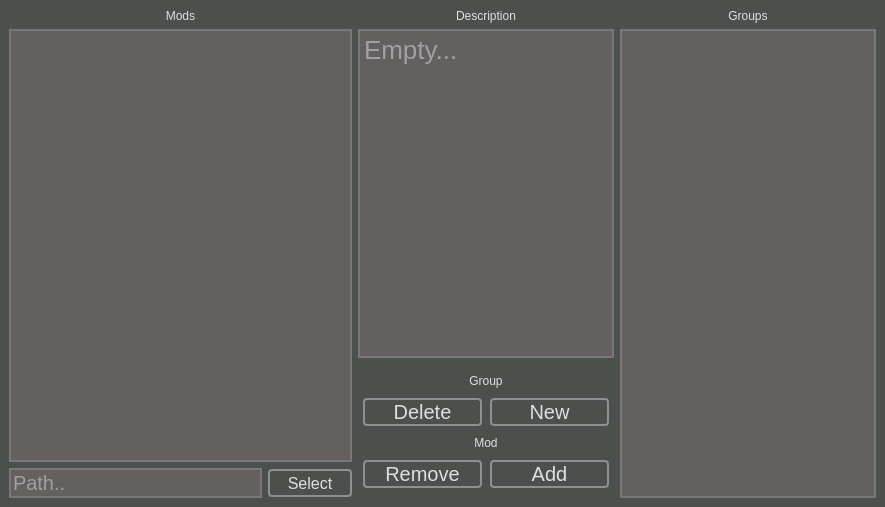
<?xml version="1.0" encoding="UTF-8"?>
<ui version="4.0">
 <class>JarOfMods</class>
 <widget class="QMainWindow" name="JarOfMods">
  <property name="enabled">
   <bool>true</bool>
  </property>
  <property name="geometry">
   <rect>
    <x>0</x>
    <y>0</y>
    <width>885</width>
    <height>507</height>
   </rect>
  </property>
  <property name="font">
   <font>
    <pointsize>22</pointsize>
    <italic>false</italic>
    <bold>false</bold>
   </font>
  </property>
  <property name="cursor">
   <cursorShape>ArrowCursor</cursorShape>
  </property>
  <property name="windowTitle">
   <string>Jar of Mods</string>
  </property>
  <property name="autoFillBackground">
   <bool>false</bool>
  </property>
  <property name="styleSheet">
   <string notr="true">QMainWindow, QWidget{
	background-color:rgb(75, 80, 77);
}

QListWidget, QTextEdit, QLineEdit{
	background-color: rgb(100, 96, 96);
	border: 2px solid rgb(120, 120, 120);
}

*{
	font: 300 22pt &quot;Bahnschrift Light&quot;;
	color: rgb(222, 222, 222);
}

QLineEdit{
	font-size: 20px;
}

QTextEdit{
	font-size: 26px;
}

QPushButton{
	font-size: 20px;
 	border: 2px solid #8f8f91;
    border-radius: 4px;
    min-width: 80px;
	min-height: 24px;
}

QPushButton#selectModsFolderButton{
	font-size: 16px;
}

QPushButton:pressed{
	border-style: solid;
	border-width: 1px;
}

QPushButton[styleColor=&quot;green&quot;]{
	background-color: rgb(53, 99, 50);
}

QPushButton[styleColor=&quot;red&quot;]{
	background-color: rgb(113, 53, 54);
}

QPushButton[styleColor=&quot;blue&quot;]{
	background-color: rgb(73, 83, 153);
}

QPushButton[styleColor=&quot;orange&quot;]{
	background-color: rgb(117, 82, 51);
}
QPushButton:disabled{
	background-color: rgb(102, 102, 102)
}</string>
  </property>
  <property name="documentMode">
   <bool>false</bool>
  </property>
  <widget class="QWidget" name="centralwidget">
   <property name="enabled">
    <bool>true</bool>
   </property>
   <property name="autoFillBackground">
    <bool>false</bool>
   </property>
   <property name="locale">
    <locale language="English" country="UnitedStates"/>
   </property>
   <layout class="QHBoxLayout" name="horizontalLayout_2">
    <item>
     <layout class="QVBoxLayout" name="section_mods" stretch="0,1,0">
      <item>
       <widget class="QLabel" name="modsLabel">
        <property name="sizePolicy">
         <sizepolicy hsizetype="Minimum" vsizetype="Maximum">
          <horstretch>0</horstretch>
          <verstretch>0</verstretch>
         </sizepolicy>
        </property>
        <property name="mouseTracking">
         <bool>true</bool>
        </property>
        <property name="text">
         <string notr="true">Mods</string>
        </property>
        <property name="textFormat">
         <enum>Qt::AutoText</enum>
        </property>
        <property name="scaledContents">
         <bool>false</bool>
        </property>
        <property name="alignment">
         <set>Qt::AlignCenter</set>
        </property>
        <property name="wordWrap">
         <bool>false</bool>
        </property>
       </widget>
      </item>
      <item>
       <widget class="QListWidget" name="modsListWidget">
        <property name="enabled">
         <bool>true</bool>
        </property>
        <property name="sizePolicy">
         <sizepolicy hsizetype="Minimum" vsizetype="Minimum">
          <horstretch>0</horstretch>
          <verstretch>0</verstretch>
         </sizepolicy>
        </property>
        <property name="cursor" stdset="0">
         <cursorShape>ArrowCursor</cursorShape>
        </property>
        <property name="mouseTracking">
         <bool>true</bool>
        </property>
        <property name="focusPolicy">
         <enum>Qt::ClickFocus</enum>
        </property>
        <property name="autoFillBackground">
         <bool>false</bool>
        </property>
        <property name="frameShape">
         <enum>QFrame::StyledPanel</enum>
        </property>
        <property name="editTriggers">
         <set>QAbstractItemView::AllEditTriggers</set>
        </property>
        <property name="tabKeyNavigation">
         <bool>true</bool>
        </property>
        <property name="dragDropMode">
         <enum>QAbstractItemView::NoDragDrop</enum>
        </property>
        <property name="defaultDropAction">
         <enum>Qt::IgnoreAction</enum>
        </property>
        <property name="alternatingRowColors">
         <bool>false</bool>
        </property>
        <property name="selectionMode">
         <enum>QAbstractItemView::MultiSelection</enum>
        </property>
        <property name="selectionBehavior">
         <enum>QAbstractItemView::SelectRows</enum>
        </property>
        <property name="textElideMode">
         <enum>Qt::ElideNone</enum>
        </property>
        <property name="verticalScrollMode">
         <enum>QAbstractItemView::ScrollPerPixel</enum>
        </property>
        <property name="horizontalScrollMode">
         <enum>QAbstractItemView::ScrollPerPixel</enum>
        </property>
        <property name="movement">
         <enum>QListView::Free</enum>
        </property>
        <property name="selectionRectVisible">
         <bool>false</bool>
        </property>
        <property name="sortingEnabled">
         <bool>true</bool>
        </property>
       </widget>
      </item>
      <item>
       <layout class="QHBoxLayout" name="horizontalLayout_4">
        <item>
         <widget class="QLineEdit" name="modsFolderLineEdit">
          <property name="inputMask">
           <string/>
          </property>
          <property name="echoMode">
           <enum>QLineEdit::Normal</enum>
          </property>
          <property name="placeholderText">
           <string>Path..</string>
          </property>
          <property name="clearButtonEnabled">
           <bool>false</bool>
          </property>
         </widget>
        </item>
        <item>
         <widget class="QPushButton" name="selectModsFolderButton">
          <property name="text">
           <string>Select</string>
          </property>
          <property name="styleColor" stdset="0">
           <string>blue</string>
          </property>
         </widget>
        </item>
       </layout>
      </item>
     </layout>
    </item>
    <item>
     <layout class="QVBoxLayout" name="section_tools">
      <item>
       <widget class="QLabel" name="descriptionLabel">
        <property name="sizePolicy">
         <sizepolicy hsizetype="Minimum" vsizetype="Maximum">
          <horstretch>0</horstretch>
          <verstretch>0</verstretch>
         </sizepolicy>
        </property>
        <property name="text">
         <string>Description</string>
        </property>
        <property name="alignment">
         <set>Qt::AlignCenter</set>
        </property>
       </widget>
      </item>
      <item>
       <layout class="QVBoxLayout" name="verticalLayout_3">
        <item>
         <widget class="QTextEdit" name="descriptionTextEdit">
          <property name="sizePolicy">
           <sizepolicy hsizetype="Minimum" vsizetype="Expanding">
            <horstretch>0</horstretch>
            <verstretch>0</verstretch>
           </sizepolicy>
          </property>
          <property name="cursor" stdset="0">
           <cursorShape>IBeamCursor</cursorShape>
          </property>
          <property name="acceptDrops">
           <bool>false</bool>
          </property>
          <property name="documentTitle">
           <string notr="true"/>
          </property>
          <property name="readOnly">
           <bool>false</bool>
          </property>
          <property name="overwriteMode">
           <bool>false</bool>
          </property>
          <property name="acceptRichText">
           <bool>true</bool>
          </property>
          <property name="textInteractionFlags">
           <set>Qt::TextEditorInteraction</set>
          </property>
          <property name="placeholderText">
           <string notr="true">Empty...</string>
          </property>
         </widget>
        </item>
        <item>
         <layout class="QVBoxLayout" name="verticalLayout">
          <property name="spacing">
           <number>10</number>
          </property>
          <property name="leftMargin">
           <number>5</number>
          </property>
          <property name="topMargin">
           <number>10</number>
          </property>
          <property name="rightMargin">
           <number>5</number>
          </property>
          <property name="bottomMargin">
           <number>10</number>
          </property>
          <item>
           <widget class="QLabel" name="groupToolLabel">
            <property name="sizePolicy">
             <sizepolicy hsizetype="Preferred" vsizetype="Maximum">
              <horstretch>0</horstretch>
              <verstretch>0</verstretch>
             </sizepolicy>
            </property>
            <property name="text">
             <string>Group</string>
            </property>
            <property name="scaledContents">
             <bool>false</bool>
            </property>
            <property name="alignment">
             <set>Qt::AlignCenter</set>
            </property>
            <property name="wordWrap">
             <bool>false</bool>
            </property>
           </widget>
          </item>
          <item>
           <layout class="QHBoxLayout" name="horizontalLayout">
            <property name="spacing">
             <number>8</number>
            </property>
            <property name="leftMargin">
             <number>0</number>
            </property>
            <property name="rightMargin">
             <number>0</number>
            </property>
            <item>
             <widget class="QPushButton" name="deleteGroupButton">
              <property name="cursor">
               <cursorShape>PointingHandCursor</cursorShape>
              </property>
              <property name="text">
               <string>Delete</string>
              </property>
              <property name="default">
               <bool>false</bool>
              </property>
              <property name="flat">
               <bool>false</bool>
              </property>
              <property name="styleColor" stdset="0">
               <string>red</string>
              </property>
             </widget>
            </item>
            <item>
             <widget class="QPushButton" name="newGroupButton">
              <property name="enabled">
               <bool>true</bool>
              </property>
              <property name="cursor">
               <cursorShape>PointingHandCursor</cursorShape>
              </property>
              <property name="text">
               <string>New</string>
              </property>
              <property name="default">
               <bool>false</bool>
              </property>
              <property name="flat">
               <bool>false</bool>
              </property>
              <property name="styleColor" stdset="0">
               <string>blue</string>
              </property>
             </widget>
            </item>
           </layout>
          </item>
          <item>
           <widget class="QLabel" name="modToolLabel">
            <property name="enabled">
             <bool>true</bool>
            </property>
            <property name="sizePolicy">
             <sizepolicy hsizetype="Preferred" vsizetype="Maximum">
              <horstretch>0</horstretch>
              <verstretch>0</verstretch>
             </sizepolicy>
            </property>
            <property name="text">
             <string>Mod</string>
            </property>
            <property name="scaledContents">
             <bool>false</bool>
            </property>
            <property name="alignment">
             <set>Qt::AlignCenter</set>
            </property>
            <property name="wordWrap">
             <bool>false</bool>
            </property>
           </widget>
          </item>
          <item>
           <layout class="QHBoxLayout" name="horizontalLayout_3">
            <property name="spacing">
             <number>8</number>
            </property>
            <property name="leftMargin">
             <number>0</number>
            </property>
            <property name="rightMargin">
             <number>0</number>
            </property>
            <item>
             <widget class="QPushButton" name="removeModButton">
              <property name="cursor">
               <cursorShape>PointingHandCursor</cursorShape>
              </property>
              <property name="text">
               <string>Remove</string>
              </property>
              <property name="default">
               <bool>false</bool>
              </property>
              <property name="flat">
               <bool>false</bool>
              </property>
              <property name="styleColor" stdset="0">
               <string>orange</string>
              </property>
             </widget>
            </item>
            <item>
             <widget class="QPushButton" name="addModButton">
              <property name="enabled">
               <bool>true</bool>
              </property>
              <property name="cursor">
               <cursorShape>PointingHandCursor</cursorShape>
              </property>
              <property name="text">
               <string>Add</string>
              </property>
              <property name="default">
               <bool>false</bool>
              </property>
              <property name="flat">
               <bool>false</bool>
              </property>
              <property name="styleColor" stdset="0">
               <string>green</string>
              </property>
             </widget>
            </item>
           </layout>
          </item>
         </layout>
        </item>
       </layout>
      </item>
     </layout>
    </item>
    <item>
     <layout class="QVBoxLayout" name="section_groups">
      <item>
       <widget class="QLabel" name="groupsLabel">
        <property name="sizePolicy">
         <sizepolicy hsizetype="Minimum" vsizetype="Maximum">
          <horstretch>0</horstretch>
          <verstretch>0</verstretch>
         </sizepolicy>
        </property>
        <property name="text">
         <string>Groups</string>
        </property>
        <property name="alignment">
         <set>Qt::AlignCenter</set>
        </property>
        <property name="margin">
         <number>0</number>
        </property>
       </widget>
      </item>
      <item>
       <widget class="QListWidget" name="groupsListWidget">
        <property name="sizePolicy">
         <sizepolicy hsizetype="Minimum" vsizetype="Minimum">
          <horstretch>0</horstretch>
          <verstretch>0</verstretch>
         </sizepolicy>
        </property>
        <property name="focusPolicy">
         <enum>Qt::ClickFocus</enum>
        </property>
       </widget>
      </item>
     </layout>
    </item>
   </layout>
  </widget>
 </widget>
 <resources/>
 <connections/>
</ui>
